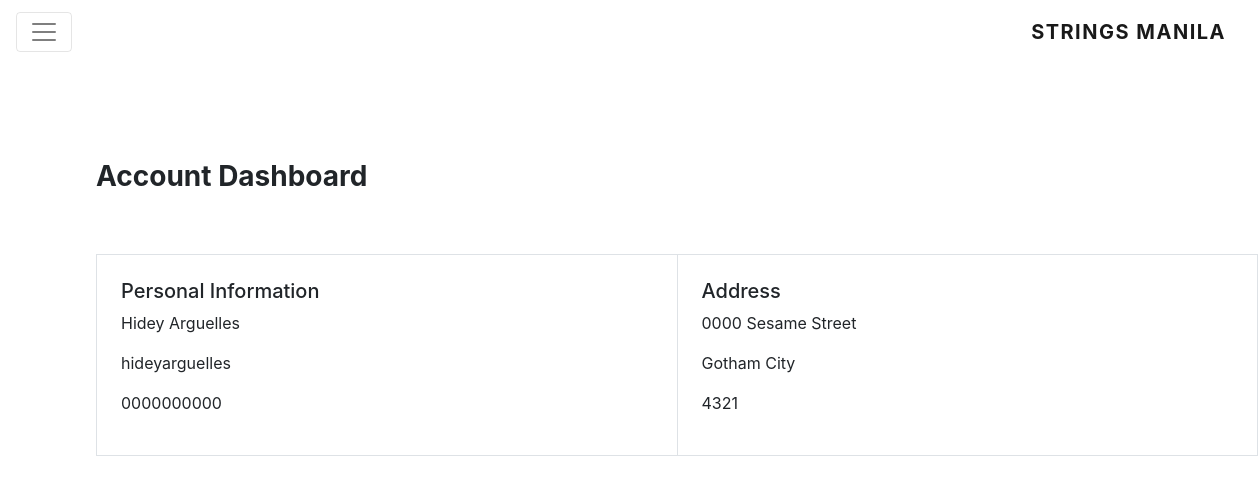
Page /user-profile/ (signed in) on the committed database.
### customer_profile/models.py (models this page shows)
class Customer(Model):
    user = OneToOneField(User)
    phone_number = CharField(max_length=64)
    full_name = CharField(max_length=256)
    city = CharField(max_length=64)
    address = CharField(max_length=1024)
    postal_code = CharField(max_length=32)

### customer_profile/views.py (the view)
# urls.py: url(r'^user-profile/$', UserProfileView.as_view()),
class UserProfileView(View):
    @staticmethod
    @login_required
    @customer_required
    def get(request):
        context = make_context(request, include_stalls_and_products=False)
        user = request.user
        customer = Customer.objects.get(user=user)
        context.update({
            "customer": customer
        })
        return render(request, 'customer_profile.html', context)

### IrisOnline/contexts.py (called while the page is built, shortened)
def make_context(request, active_stall=None, include_stalls_and_products=True):
    cart = Cart(request=request)
    name = get_user_name(request)
    context = {
        'cart': cart,
        'name': name
    }
    return context

def get_user_name(request):
    if request.user.is_authenticated:
        user = request.user
        customer = Customer.objects.get(user=user)
        return customer.full_name
    else:
        return None

### product_catalog/cart.py (called while the page is built)
    @property
    def cart(self):
        return self.request.session['cart'].items()

    def product_count(self):
        return len(self.cart)

### templates/customer_profile.html (shortened to what this page needs)
<!DOCTYPE html>
<html lang="en">
<head>
    {% include 'bootstrap.html' %}
    {% load static %}
    <link rel="stylesheet" href="{% static 'css/nav.css' %}">
    <link rel="stylesheet" href="{% static 'css/profile.css' %}">
</head>
<body class="bg-faded">
{% include 'customer_nav.html' %}
<div class="container-fluid p-5 m-5">
    <h3>Account Dashboard</h3>
    <div id="account-details">
        <table class="table table-bordered" id="account-details-table">
            <tr>
                <td class="w-50 p-4">
                    <div id="personal-information">
                        <div class="section-header d-flex flex-row">
                            <h5>Personal Information</h5>
                        </div>
                        <p>{{ customer.full_name }}</p>
                        <p>{{ customer.user }}</p>
                        <p>{{ customer.phone_number }}</p>
                    </div>
                </td>
                <td class="p-4">
                    <div id="address">
                        <div class="section-header d-flex">
                            <h5>Address</h5>
                        </div>
                        <p>{{ customer.address }}</p>
                        <p>{{ customer.city }}</p>
                        <p>{{ customer.postal_code }}</p>
                    </div>
                </td>
            </tr>
        </table>
    </div>
</div>
</body>
</html>

### static/css/profile.css (style rules this page uses)
#account-details { display : flex; margin-top : 60px; margin-bottom : 60px; }
h3 { font-weight : bold; }

### rows in the picture
Customer: full_name "Hidey Arguelles", user "hideyarguelles", phone_number "0000000000", address "0000 Sesame Street", city "Gotham City", postal_code "4321"
